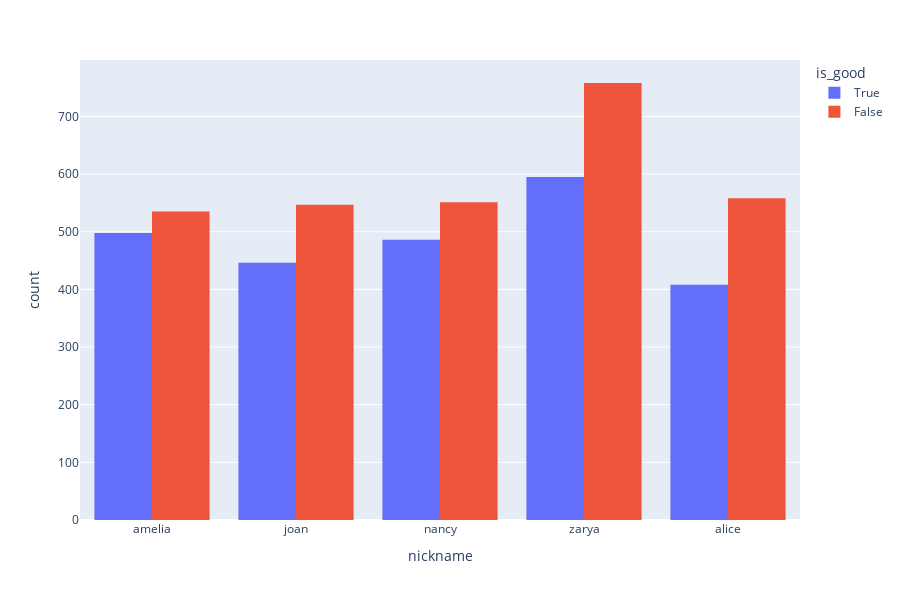

Notebook code for this chart:
### Code cell
px.histogram(passes, x="nickname", color="is_good", barmode="group", height=600)

### Figure 1 — Plotly figure (JSON) as saved in the notebook; plotly's stock layout.template omitted (floating-point values rounded to 4 significant figures; data arrays with more than 128 entries replaced by an {"elided": "..."} marker saying what was removed)
{"data": [{"alignmentgroup": "True", "bingroup": "x", "hovertemplate": "is_good=True<br>nickname=%{x}<br>count=%{y}<extra></extra>", "legendgroup": "True", "marker": {"color": "#636efa", "pattern": {"shape": ""}}, "name": "True", "offsetgroup": "True", "orientation": "v", "showlegend": true, "type": "histogram", "x": {"elided": "2433 str values"}, "xaxis": "x", "yaxis": "y"}, {"alignmentgroup": "True", "bingroup": "x", "hovertemplate": "is_good=False<br>nickname=%{x}<br>count=%{y}<extra></extra>", "legendgroup": "False", "marker": {"color": "#EF553B", "pattern": {"shape": ""}}, "name": "False", "offsetgroup": "False", "orientation": "v", "showlegend": true, "type": "histogram", "x": {"elided": "2949 str values"}, "xaxis": "x", "yaxis": "y"}], "layout": {"barmode": "group", "height": 600, "legend": {"title": {"text": "is_good"}, "tracegroupgap": 0}, "margin": {"t": 60}, "xaxis": {"anchor": "y", "domain": [0, 1], "title": {"text": "nickname"}}, "yaxis": {"anchor": "x", "domain": [0, 1], "title": {"text": "count"}}}}
